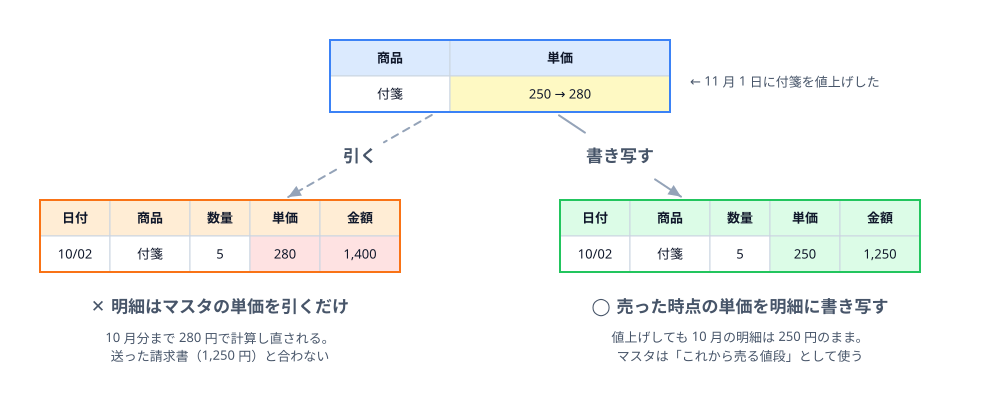

Generate this figure with Python:
"""6-2: 単価はマスタから引くだけにすると、値上げで過去の請求額まで変わる。明細に書き写して残す（COUNTERFORCE）。"""
import sys
sys.path.insert(0, "/Users/seekseep/.claude/skills/genfig")
sys.path.insert(0, "../../../../tools")
from genfig import Canvas
from figtable import table

c = Canvas(1000, 420)
master = table(c, 330, 40, [
    ["商品", "単価"],
    ["付箋", "250 → 280"],
], [120, 220], color="blue", h=36, fills={(1, 1): "yellow"})
c.text(690, 86, "← 11 月 1 日に付箋を値上げした", scale="caption", align="left")

c.text(220, 312, "✕ 明細はマスタの単価を引くだけ", scale="label")
bad = table(c, 40, 200, [
    ["日付", "商品", "数量", "単価", "金額"],
    ["10/02", "付箋", "5", "280", "1,400"],
], [70, 80, 60, 70, 80], color="orange", h=36, fills={(1, 3): "red", (1, 4): "red"})
c.text(220, 342, "10 月分まで 280 円で計算し直される。\n送った請求書（1,250 円）と合わない", scale="caption")

c.text(740, 312, "◯ 売った時点の単価を明細に書き写す", scale="label")
good = table(c, 560, 200, [
    ["日付", "商品", "数量", "単価", "金額"],
    ["10/02", "付箋", "5", "250", "1,250"],
], [70, 80, 60, 70, 80], color="green", h=36, fills={(1, 3): "green", (1, 4): "green"})
c.text(740, 342, "値上げしても 10 月の明細は 250 円のまま。\nマスタは「これから売る値段」として使う", scale="caption")
c.link(master, bad, primary=False, dash="dashed", label="引く")
c.link(master, good, primary=False, label="書き写す")
c.save("03-price-history.svg")
